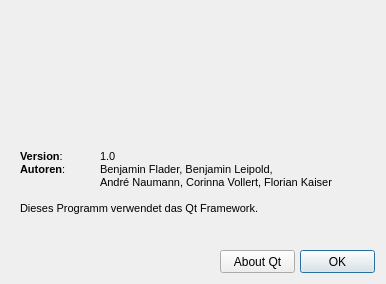
<ui version="4.0" >
 <class>InfoDialog</class>
 <widget class="QDialog" name="InfoDialog" >
  <property name="geometry" >
   <rect>
    <x>0</x>
    <y>0</y>
    <width>386</width>
    <height>284</height>
   </rect>
  </property>
  <property name="sizePolicy" >
   <sizepolicy vsizetype="Fixed" hsizetype="Fixed" >
    <horstretch>0</horstretch>
    <verstretch>0</verstretch>
   </sizepolicy>
  </property>
  <property name="windowTitle" >
   <string>Über BUMM</string>
  </property>
  <widget class="QLabel" name="_lbl_info" >
   <property name="geometry" >
    <rect>
     <x>20</x>
     <y>150</y>
     <width>351</width>
     <height>71</height>
    </rect>
   </property>
   <property name="layoutDirection" >
    <enum>Qt::LeftToRight</enum>
   </property>
   <property name="text" >
    <string>&lt;!DOCTYPE HTML PUBLIC "-//W3C//DTD HTML 4.0//EN" "http://www.w3.org/TR/REC-html40/strict.dtd">
&lt;html>&lt;head>&lt;meta name="qrichtext" content="1" />&lt;style type="text/css">
p, li { white-space: pre-wrap; }
&lt;/style>&lt;/head>&lt;body style=" font-family:'MS Shell Dlg 2'; font-size:8.25pt; font-weight:400; font-style:normal;">
&lt;p style=" margin-top:0px; margin-bottom:0px; margin-left:0px; margin-right:0px; -qt-block-indent:0; text-indent:0px; font-size:8pt;">&lt;span style=" font-weight:600;">Version&lt;/span>: 	1.0&lt;/p>
&lt;p style=" margin-top:0px; margin-bottom:0px; margin-left:0px; margin-right:0px; -qt-block-indent:0; text-indent:0px; font-size:8pt;">&lt;span style=" font-weight:600;">Autoren&lt;/span>:	Benjamin Flader, Benjamin Leipold, &lt;/p>
&lt;p style=" margin-top:0px; margin-bottom:0px; margin-left:0px; margin-right:0px; -qt-block-indent:0; text-indent:0px; font-size:8pt;">                 	André Naumann, Corinna Vollert, Florian Kaiser&lt;/p>
&lt;p style="-qt-paragraph-type:empty; margin-top:0px; margin-bottom:0px; margin-left:0px; margin-right:0px; -qt-block-indent:0; text-indent:0px; font-size:8pt;">&lt;/p>
&lt;p style=" margin-top:0px; margin-bottom:0px; margin-left:0px; margin-right:0px; -qt-block-indent:0; text-indent:0px; font-size:8pt;">Dieses Programm verwendet das Qt Framework.&lt;/p>&lt;/body>&lt;/html></string>
   </property>
   <property name="alignment" >
    <set>Qt::AlignLeading|Qt::AlignLeft|Qt::AlignTop</set>
   </property>
   <property name="wordWrap" >
    <bool>false</bool>
   </property>
  </widget>
  <widget class="QPushButton" name="_button_ok" >
   <property name="geometry" >
    <rect>
     <x>300</x>
     <y>250</y>
     <width>75</width>
     <height>23</height>
    </rect>
   </property>
   <property name="text" >
    <string>OK</string>
   </property>
  </widget>
  <widget class="QPushButton" name="_button_qt_info" >
   <property name="geometry" >
    <rect>
     <x>220</x>
     <y>250</y>
     <width>75</width>
     <height>23</height>
    </rect>
   </property>
   <property name="text" >
    <string>About Qt</string>
   </property>
  </widget>
 </widget>
 <resources/>
 <connections>
  <connection>
   <sender>_button_ok</sender>
   <signal>clicked()</signal>
   <receiver>InfoDialog</receiver>
   <slot>accept()</slot>
   <hints>
    <hint type="sourcelabel" >
     <x>337</x>
     <y>261</y>
    </hint>
    <hint type="destinationlabel" >
     <x>191</x>
     <y>140</y>
    </hint>
   </hints>
  </connection>
 </connections>
</ui>
